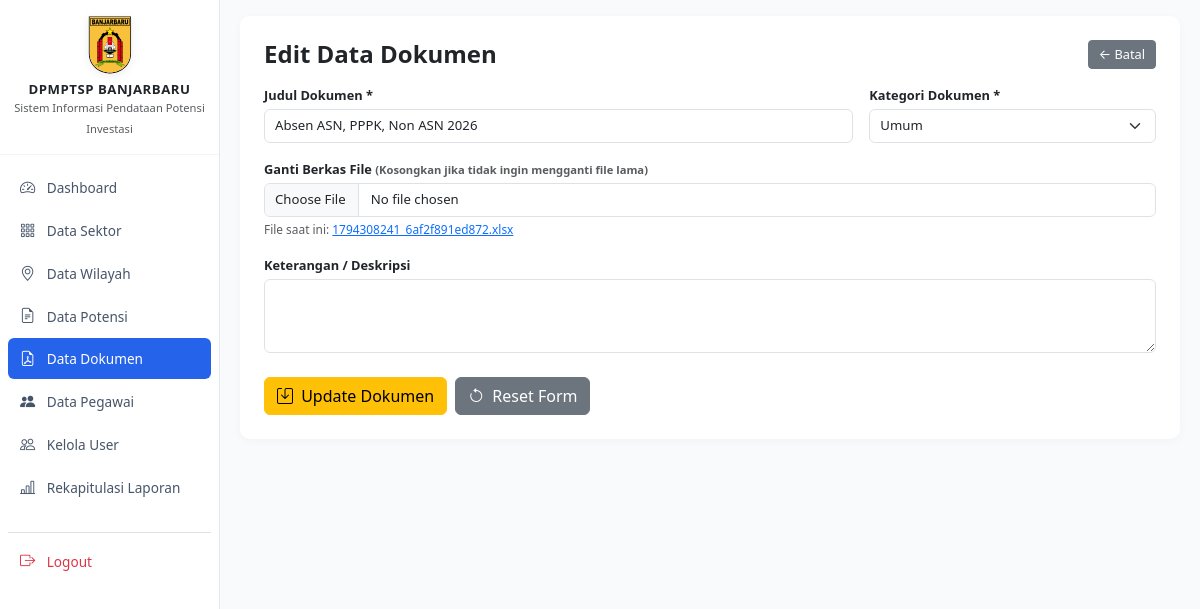
The page /admin/dokumen_edit.php?id=2 (signed in) on the database its author committed.
### tables this page shows
CREATE TABLE `dokumen` (
  `id_dokumen` int NOT NULL AUTO_INCREMENT,
  `judul_dokumen` varchar(255) NOT NULL,
  `kategori` varchar(100) DEFAULT 'Umum',
  `deskripsi` text,
  `file_dokumen` varchar(255) NOT NULL,
  `tipe_file` varchar(50) DEFAULT NULL,
  `ukuran_file` int DEFAULT '0',
  `created_at` timestamp NULL DEFAULT CURRENT_TIMESTAMP,
  `created_by` int DEFAULT NULL,
  PRIMARY KEY (`id_dokumen`)
);

### admin/dokumen_edit.php (the view, shortened to what this page needs)
<?php
require_once '../config/database.php';
$id = isset($_GET['id']) ? (int)$_GET['id'] : 0;
$stmt = $pdo->prepare("SELECT * FROM dokumen WHERE id_dokumen = :id LIMIT 1");
$stmt->execute([':id' => $id]);
$dok = $stmt->fetch();
?>
<!DOCTYPE html>
<html lang="id">
<head>
</head>
<body>
<div class="wrapper">
    <?php require_once '../includes/sidebar.php'; ?>
    <div id="content">
        <div class="card card-modern p-4">
            <div class="d-flex justify-content-between align-items-center mb-3">
                <h4 class="mb-0 fw-bold">Edit Data Dokumen</h4>
                <a href="dokumen.php" class="btn btn-secondary btn-sm">&larr; Batal</a>
            </div>
            <form method="POST" enctype="multipart/form-data" class="row g-3">
                <div class="col-md-8">
                    <label class="form-label">Judul Dokumen *</label>
                    <input type="text" name="judul_dokumen" class="form-control" required value="<?= htmlspecialchars($dok['judul_dokumen']) ?>">
                </div>
                <div class="col-md-4">
                    <label class="form-label">Kategori Dokumen *</label>
                    <select name="kategori" class="form-select" required>
                        <option value="Umum" <?= $dok['kategori'] === 'Umum' ? 'selected' : '' ?>>Umum</option>
                    </select>
                </div>
                <div class="col-12">
                    <label class="form-label">Ganti Berkas File <small class="text-muted">(Kosongkan jika tidak ingin mengganti file lama)</small></label>
                    <input type="file" name="file_dokumen" class="form-control">
                    <small class="text-muted mt-1 d-block">File saat ini: <a href="../uploads/dokumen/<?= $dok['file_dokumen'] ?>" target="_blank"><?= htmlspecialchars($dok['file_dokumen']) ?></a></small>
                </div>
                <div class="col-12">
                    <label class="form-label">Keterangan / Deskripsi</label>
                    <textarea name="deskripsi" class="form-control" rows="3"><?= htmlspecialchars($dok['deskripsi'] ?? '') ?></textarea>
                </div>
                <div class="col-12 mt-4 d-flex gap-2">
                    <button type="submit" class="btn btn-warning"><i class="bi bi-save me-1"></i> Update Dokumen</button>
                    <button type="reset" class="btn btn-secondary"><i class="bi bi-arrow-counterclockwise me-1"></i> Reset Form</button>
                </div>
            </form>
        </div>
    </div>
</div>
</body>
</html>

### includes/sidebar.php (style rules this page uses)
body { min-height: 100vh; background-color: #f8fafc; font-size: 0.85rem; }
.wrapper { display: flex; width: 100%; align-items: flex-start; }
#content { width: 100%; padding: 16px 20px; min-height: 100vh; }
.card-modern { border: none; border-radius: 10px; box-shadow: 0 2px 10px rgba(0,0,0,0.03); background: #ffffff; }
.form-control, .form-select { padding: 6px 10px; font-size: 0.825rem; border-radius: 6px; }
.form-label { font-size: 0.8rem; margin-bottom: 4px; font-weight: 600; }
.btn-sm { padding: 4px 10px; font-size: 0.8rem; }

### rows shown on the page
dokumen: judul_dokumen "Absen ASN, PPPK, Non ASN 2026", kategori "Umum", file_dokumen "1794308241_6af2f891ed872.xlsx"
